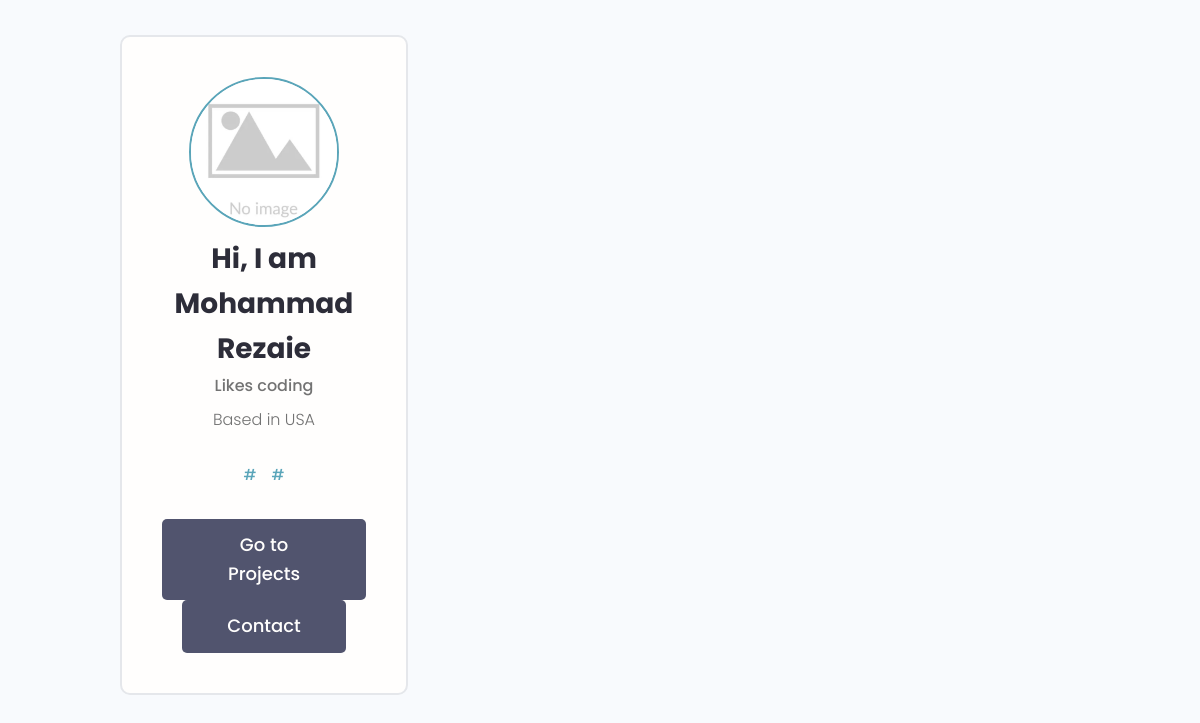
The page / on the database its author committed.
### base/models.py (models this page shows, shortened)
class Profile(models.Model):
    full_name = models.CharField(max_length=200, null= True, blank=True)
    email = models.EmailField(max_length=200, null= True, blank=True)
    long_bio = models.TextField(null= True, blank=True)
    short_bio = models.CharField(max_length=200, null= True, blank=True)
    location = models.CharField(max_length=200, null= True, blank=True)
    profile_image = models.ImageField(null=True, blank=True, default="no-image.jpg")
    social_github = models.CharField(max_length=200, null= True, blank=True)
    social_linkedin = models.CharField(max_length=200, null= True, blank=True)
    id = models.UUIDField(default=uuid.uuid4, unique=True,
                          primary_key=True, editable=False)

### base/views.py (the view)
# urls.py: path('', views.home, name='home'),
def home(request):
    profile = Profile.objects.first()
    topSkills = profile.skill_set.exclude(description__exact="")
    otherSkills = profile.skill_set.filter(description="")
    context = {'profile': profile, 'topSkills': topSkills, 'otherSkills': otherSkills}
    return render(request, "base/landing.html", context)

### base/templates/base/landing.html (shortened to what this page needs)
{% extends 'main.html' %}
{% load static %}
{% block content %}
<main class="profile my-md">
    <div class="container">
        <div class="layout">
            <div class="column column--1of3">
                <div class="card text-center">
                    <div class="card__body dev">
                        <img class="avatar avatar--lg" src="{{profile.profile_image.url}}" />
                        <h2 class="dev__name">Hi, I am {{profile.full_name}}</h2>
                        <p class="dev__title">{{profile.short_bio}}</p>
                        <p class="dev__location">Based in {{profile.location}}</p>
                        <ul class="dev__social">
                            {% if profile.social_github %}
                            <li>
                                <a title="Github" href="{{profile.social_github}}" target="_blank">#</a>
                            </li>
                            {% endif %}
                            {% if profile.social_linkedin %}
                            <li>
                                <a title="LinkedIn" href="{{profile.social_linkedin}}" target="_blank">#</a>
                            </li>
                            {% endif %}
                        </ul>
                        <a href="{% url 'portfolio' %}" class="btn btn--sub btn--lg">Go to Projects</a>
                        <a href="" class="btn btn--sub btn--lg">Contact</a>
                    </div>
                </div>
            </div>
        </div>
    </div>
</main>
{% endblock content %}

### static/styles/app.css (style rules this page uses)
:root { --color-sub: #2d2d39; }
.btn--sub { background-color: var(--color-sub-light); }
.card { border: 2px solid var(--color-light); }
img { width: 100%; }
.profile .card > .dev { padding: 4rem; }
.dev__name { color: var(--color-sub); font-size: 2.8rem; font-weight: 700; margin-top: 1rem; margin-bottom: 0.5rem; }
.dev__title { font-size: 1.6rem; font-weight: 500; line-height: 1.3; }
.dev__location { margin-top: 1rem; }
.dev__social { margin: 3rem 0; list-style: none; display: flex; justify-content: center; gap: 1.5rem; }

### static/uikit/styles/modules/_variables.css (style rules this page uses)
:root { --color-main: #5aa5b9; --color-main-light: #e6faff; --color-sub: #3f4156; --color-sub-light: #51546e; --color-sub-lighter: #ededfd; --color-text: #737373; --color-gray: #8b8b8b; --color-light: #e5e7eb; --color-light-gray: #767676; --color-bg: #f8fafd; --color-white: #fffefd; --color-white-light: #f3f3f3; --color-success: #359e64; --color-success-bg: #def8e8; --color-error: #fc4b0b; --color-error-bg: #fff2ee; --font-base: 'Poppins', arial, helvetica, 'Segoe UI', roboto, ubuntu, sans-serif; --font-monospace: 'Fira Code', 'Courier New', courier, monospace; --font-regular: 300; --font-medium: 500; --font-bold: 700; --generic-shadow: 1px 1px 5px #00000010; --generic-transition: all 0.3s ease-in-out; }

### static/uikit/styles/modules/_base.css (style rules this page uses)
* { margin: 0; padding: 0; box-sizing: border-box; text-rendering: optimizeLegibility; color: inherit; font-size: inherit; }
html { font-size: 50%; }
@media only screen and (min-width: 480px) { html { font-size: 56.25%; } }
@media only screen and (min-width: 1200px) { html { font-size: 62.5%; } }
body { line-height: 1.6; font-weight: 400; font-size: 1.5rem; color: var(--color-text); background-color: var(--color-bg); min-height: 100vh; }

### static/uikit/styles/modules/_typography.css (style rules this page uses)
* { font-family: var(--font-base); }
h2 { font-size: 3.6rem; font-weight: var(--font-bold); }
p, span, strong { font-size: 1.6rem; color: var(--color-text); font-weight: var(--font-regular); }
a { padding-bottom: 2px; text-decoration: none; display: inline-block; color: var(--color-main); font-weight: var(--font-medium); }

### static/uikit/styles/modules/_utilities.css (style rules this page uses)
.container { width: 92%; max-width: 165rem; margin: 0 auto; box-sizing: border-box; }
@media screen and (min-width: 1000px) { .container { width: 90%; } }
@media screen and (min-width: 1200px) { .container { width: 80%; } }
.text-center { text-align: center; }
.my-md { margin: 3rem auto; }

### static/uikit/styles/modules/_avatar.css (style rules this page uses)
.avatar { border-radius: 50%; border: 2px solid var(--color-main); object-fit: cover; }
.avatar--lg { height: 15rem; width: 15rem; }

### static/uikit/styles/modules/_button.css (style rules this page uses)
.btn { display: inline-block; position: relative; cursor: pointer; background-color: var(--color-light); font-weight: var(--font-medium); color: var(--color-sub); text-decoration: none; padding: 1rem 2rem; border-radius: 0.5rem; border: none; width: -webkit-fit-content; width: -moz-fit-content; width: fit-content; height: -webkit-fit-content; height: -moz-fit-content; height: fit-content; font-size: 1.6rem; outline-width: 0; outline-color: transparent; -webkit-backface-visibility: hidden; backface-visibility: hidden; transition: all 0.3s ease-in-out; }
.btn--sub { background-color: var(--color-sub); color: var(--color-white); }
.btn--lg { font-size: 1.8rem; padding: 1.2rem 4.5rem; }

### static/uikit/styles/modules/_card.css (style rules this page uses)
.card { border-radius: 1rem; background-color: var(--color-white); border: 1.5px solid var(--color-light); width: auto; height: auto; margin-top: 0.5rem; margin-bottom: 0.5rem; overflow: hidden; }
.card__body, .card__header { padding: 2rem 2.5rem; }

### static/uikit/styles/modules/_layout.css (style rules this page uses)
.layout { display: flex; flex-flow: row wrap; justify-content: space-between; }
.layout > .column { margin-bottom: 3rem; }
.layout > .column.column--1of3 { flex-basis: 30%; }

### rows shown on the page
Profile: profile_image (placeholder picture), full_name "Mohammad Rezaie", short_bio "Likes coding", location "USA"
